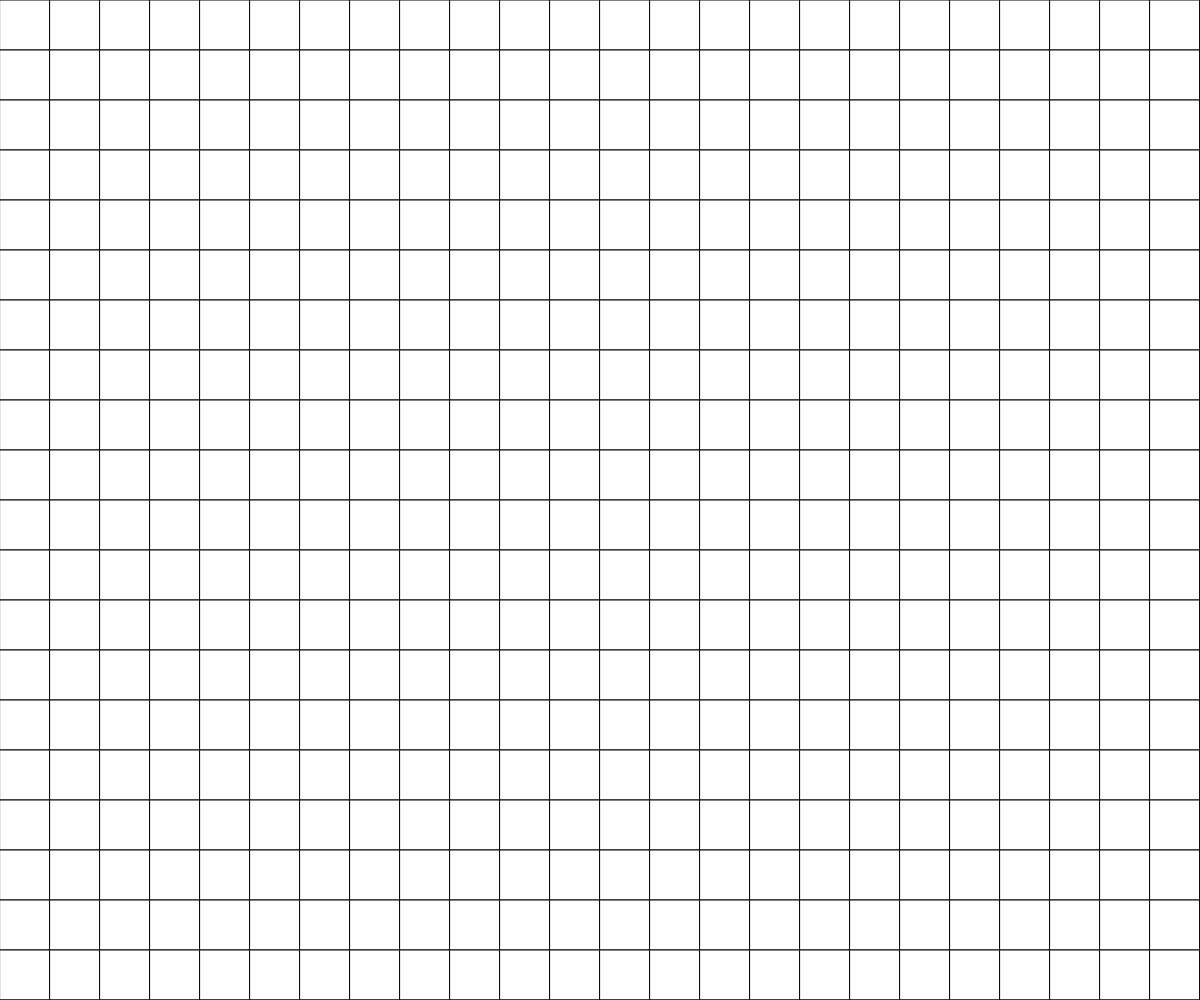
Frame 1 (no input)
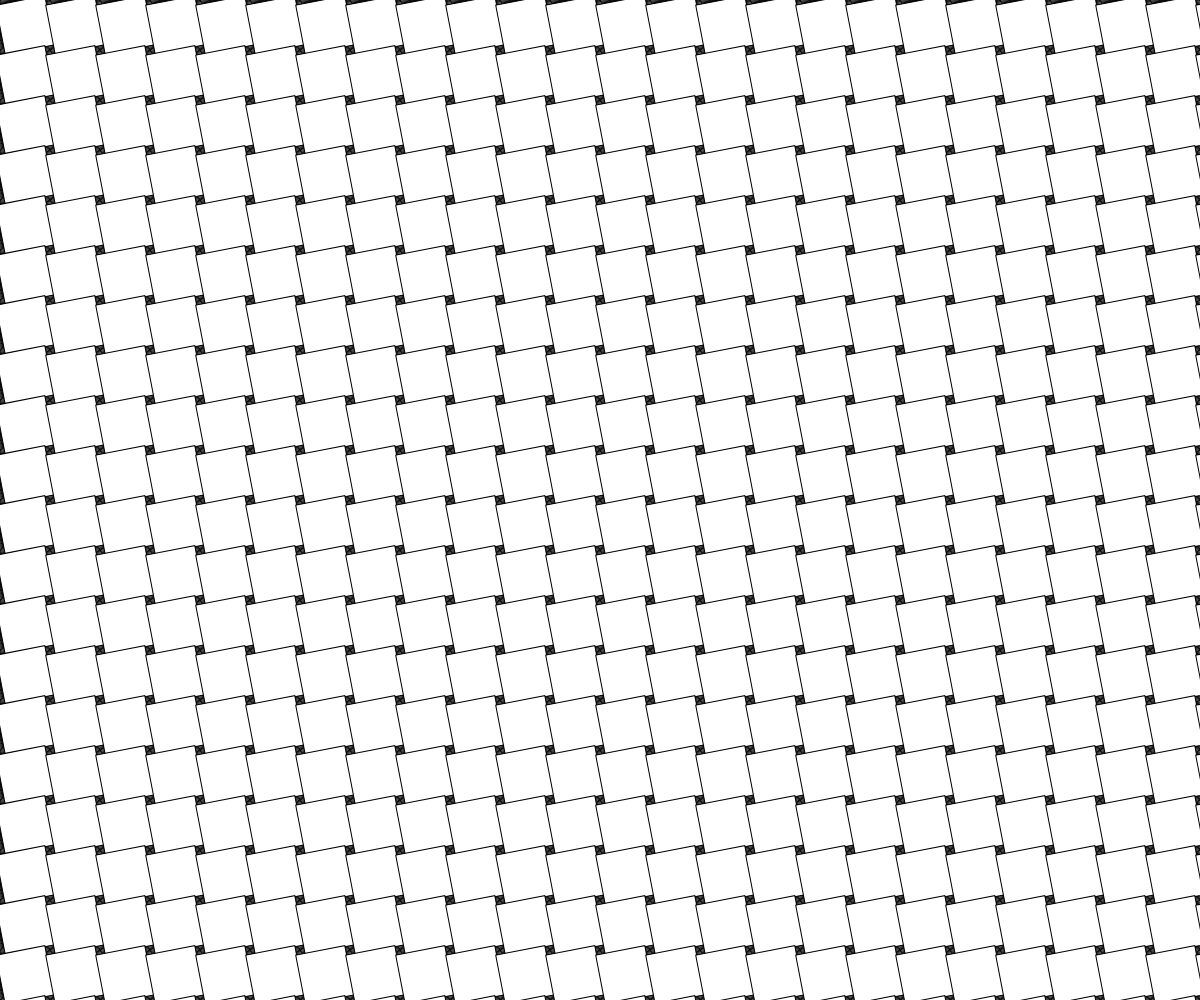
Frame 60 (no input)
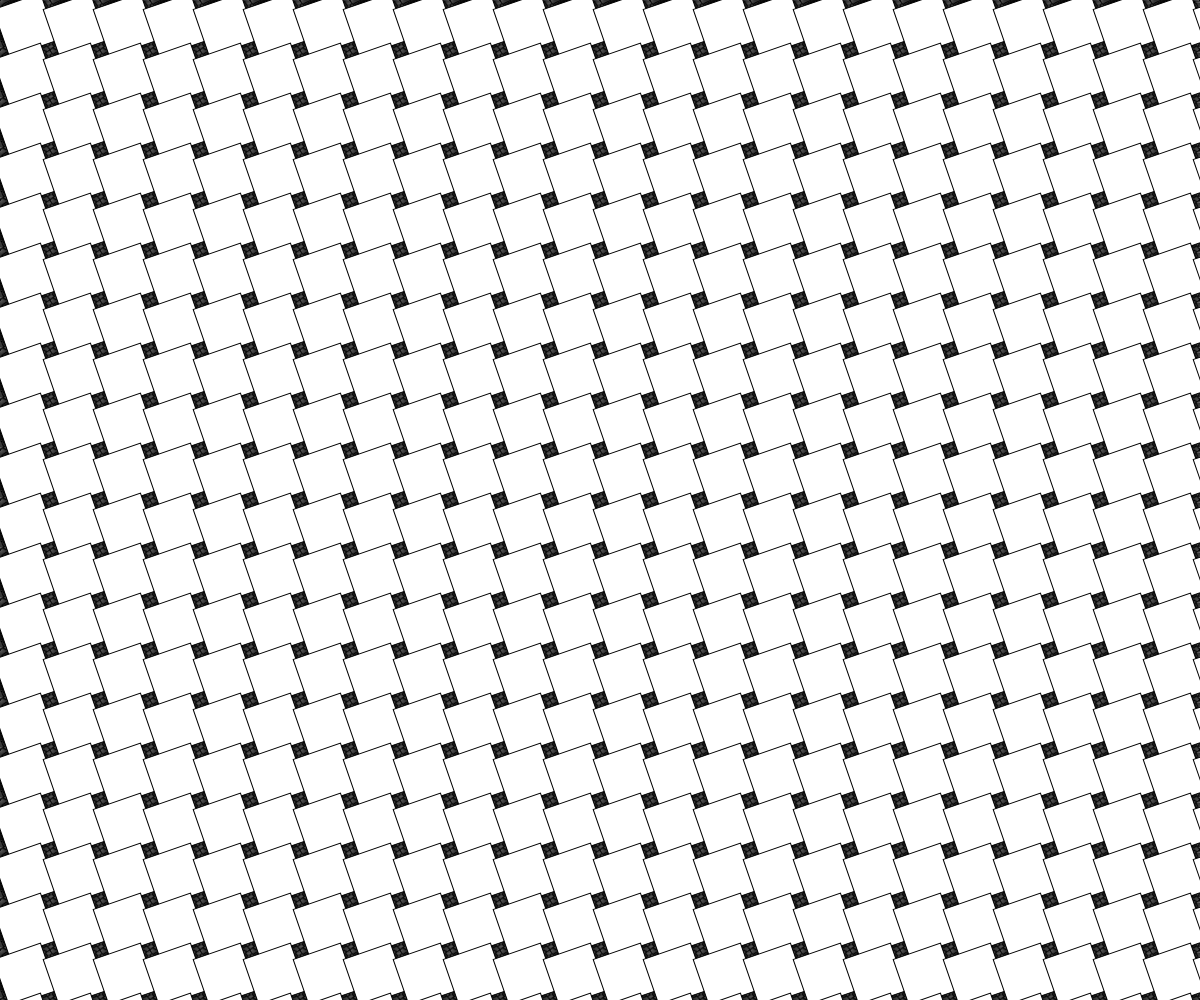
Frame 120 (the mouse pressed at the canvas centre since frame 60)

The p5.js sketch that drew these frames (run headless with seeded random() and noise() and a simulated clock; from frame 60 on, the mouse is pressed at the canvas centre):

// p5.js sketch
// ── sketch.js
var r = 0;
var columns = 0;
var rows = 0;
function setup() {
  createCanvas(windowWidth,windowHeight);
  background(255);
  rectMode(CENTER);
  smooth();  
}

function draw() {
  while (rows*50<=height){
  while (columns*50<=width){
    push()
    translate(columns*50+25,rows*50+25)
    rotate(r);
    rect(0,0,50,50);
    pop();
    columns++;
  }
  columns = 0;
  rows++;
  }
  rows=0;
  r = r + 0.05;
}
